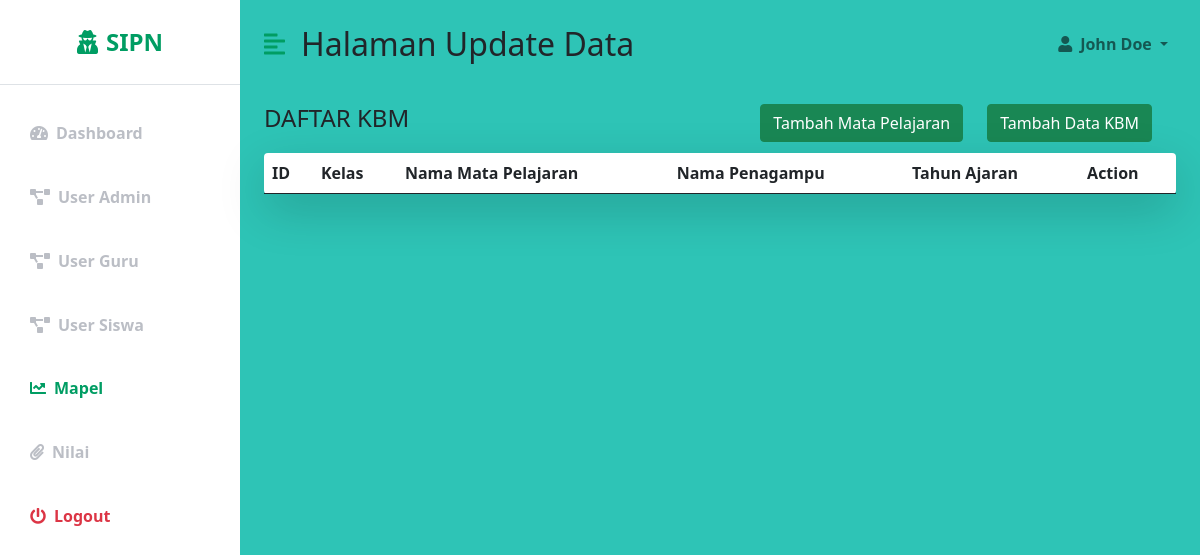
Page /user-admin/kbm.php on the earlier database version.
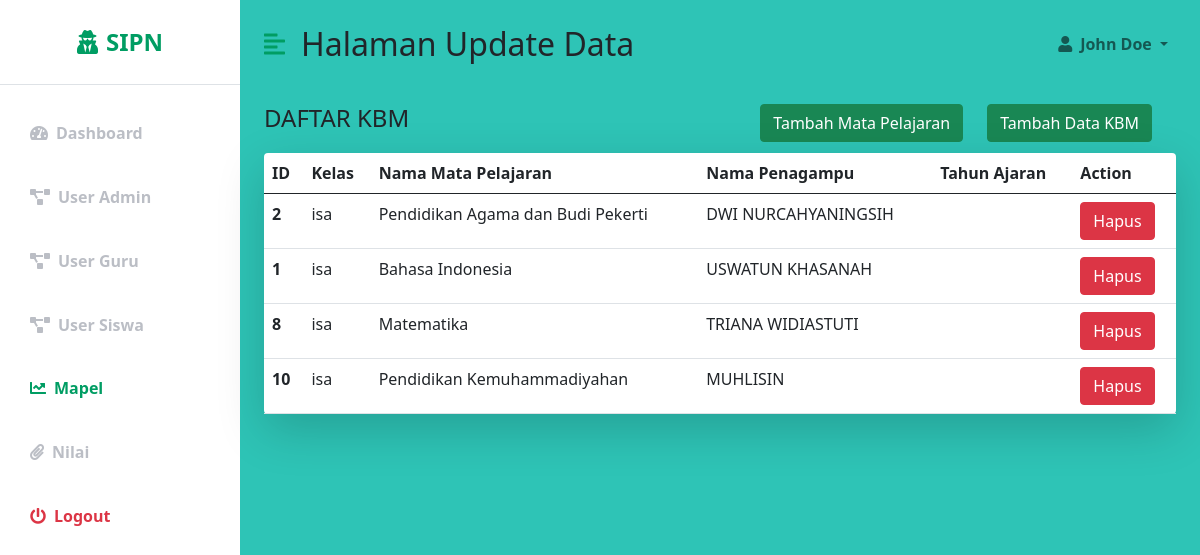
Same page on the later database version.
### tables this page shows
CREATE TABLE `kbm` (
  `id_kbm` int(10) NOT NULL AUTO_INCREMENT,
  `id_kelas` varchar(10) DEFAULT NULL,
  `id_mapel` varchar(10) DEFAULT NULL,
  `id_user` varchar(10) DEFAULT NULL,
  PRIMARY KEY (`id_kbm`),
  KEY `id_kelas` (`id_kelas`),
  KEY `id_mapel` (`id_mapel`),
  KEY `id_user` (`id_user`),
  CONSTRAINT `kbm_ibfk_1` FOREIGN KEY (`id_kelas`) REFERENCES `kelas` (`id_kelas`),
  CONSTRAINT `kbm_ibfk_2` FOREIGN KEY (`id_mapel`) REFERENCES `mata_pelajaran` (`id_mapel`),
  CONSTRAINT `kbm_ibfk_3` FOREIGN KEY (`id_user`) REFERENCES `user_sistem` (`id_user`)
);

CREATE TABLE `mata_pelajaran` (
  `id_mapel` varchar(10) NOT NULL,
  `nama` varchar(50) DEFAULT NULL,
  `deskripsi` varchar(50) DEFAULT NULL,
  `kkm` int(2) DEFAULT NULL,
  PRIMARY KEY (`id_mapel`)
);

CREATE TABLE `detail_user` (
  `id_detail` int(11) NOT NULL AUTO_INCREMENT,
  `id_user` varchar(10) DEFAULT NULL,
  `nama` varchar(50) DEFAULT NULL,
  `jk` varchar(2) DEFAULT NULL,
  `tgl_lahir` date DEFAULT NULL,
  `id_kelas` varchar(10) DEFAULT NULL,
  `absen` varchar(2) DEFAULT NULL,
  PRIMARY KEY (`id_detail`),
  KEY `id_user` (`id_user`),
  KEY `id_kelas` (`id_kelas`),
  CONSTRAINT `detail_user_ibfk_1` FOREIGN KEY (`id_user`) REFERENCES `user_sistem` (`id_user`),
  CONSTRAINT `detail_user_ibfk_2` FOREIGN KEY (`id_kelas`) REFERENCES `kelas` (`id_kelas`)
);

### config/functions.php (called while the page is built, shortened)
<?php
include_once "koneksi.php";
class Functions
{
	function getMapel()
	{
		global $conn;
		$sql = "SELECT km.`id_kbm` AS id_kbm, km.id_kelas AS kelas, mp.`nama` AS nama_mapel, du.`nama` AS nama_pengampu, km.tahun_ajaran FROM kbm km, detail_user du, kelas ks, mata_pelajaran mp WHERE du.`id_user` = km.`id_user` AND km.`id_kelas` = ks.`id_kelas` AND mp.`id_mapel` = km.`id_mapel`";
		$result = $conn->query($sql);
		return $result;
	}
}

### user-admin/kbm.php (the view, shortened to what the changed rows need)
<?php
include_once "../config/koneksi.php";
include_once "../config/library.php";
require_once "../config/functions.php";
$fun = new Functions();
?>
<!DOCTYPE html>
<html lang="en">
<head>
</head>
<body>
    <div class="d-flex" id="wrapper">
        <div id="page-content-wrapper">
            <nav class="navbar navbar-expand-lg navbar-light bg-transparent py-4 px-4">
                <div class="d-flex align-items-center">
                    <h2 class="fs-2 m-0">Halaman Update Data</h2>
                </div>
            </nav>
            <div class="container-fluid px-4">
                <div class="row my-3">
                    <div class="col mt-1">
                        <table class="table bg-white rounded shadow-lg  table-hover" id='tabel_kbm'>
                            <thead>
                                <tr>
                                    <th scope="col-auto">ID</th>
                                    <th scope="col-auto">Kelas</th>
                                    <th scope="col-auto">Nama Mata Pelajaran</th>
                                    <th scope="col-auto">Nama Penagampu</th>
                                    <th scope="col-auto">Tahun Ajaran</th>
                                    <th scope="col-auto">Action</th>
                                </tr>
                            </thead>
                            <tbody>
                                <?php
                                $result = $fun->getMapel();
                                if ($result && $result->num_rows > 0) {
                                    while ($row = $result->fetch_assoc()) { ?>
                                        <tr>
                                            <th scope="row" id="rowKBM"><?= $row["id_kbm"]; ?></th>
                                            <td> <?= $row["kelas"]; ?></td>
                                            <td> <?= $row["nama_mapel"]; ?></td>
                                            <td> <?= $row["nama_pengampu"]; ?></td>
                                            <td> <?= $row["tahun_ajaran"]; ?></td>
                                            <td>
                                                <a href="#" class="btn btn-danger" id="btnHapusData">Hapus</a>
                                            </td>
                                        </tr>
                                <?php }
                                } ?>
                            </tbody>
                        </table>
                    </div>
                </div>
            </div>
        </div>
    </div>
</body>
</html>

Differences in the rows shown:
now on this page (row edited): kbm: id_kbm "2", id_kelas "isa", id_mapel.nama "Pendidikan Agama dan Budi Pekerti", detail_user.nama "DWI NURCAHYANINGSIH"
now on this page (row edited): kbm: id_kbm "1", id_kelas "isa", id_mapel.nama "Bahasa Indonesia", detail_user.nama "USWATUN KHASANAH"
now on this page (row edited): kbm: id_kbm "8", id_kelas "isa", id_mapel.nama "Matematika", detail_user.nama "TRIANA WIDIASTUTI"
now on this page (row edited): kbm: id_kbm "10", id_kelas "isa", id_mapel.nama "Pendidikan Kemuhammadiyahan", detail_user.nama "MUHLISIN"
